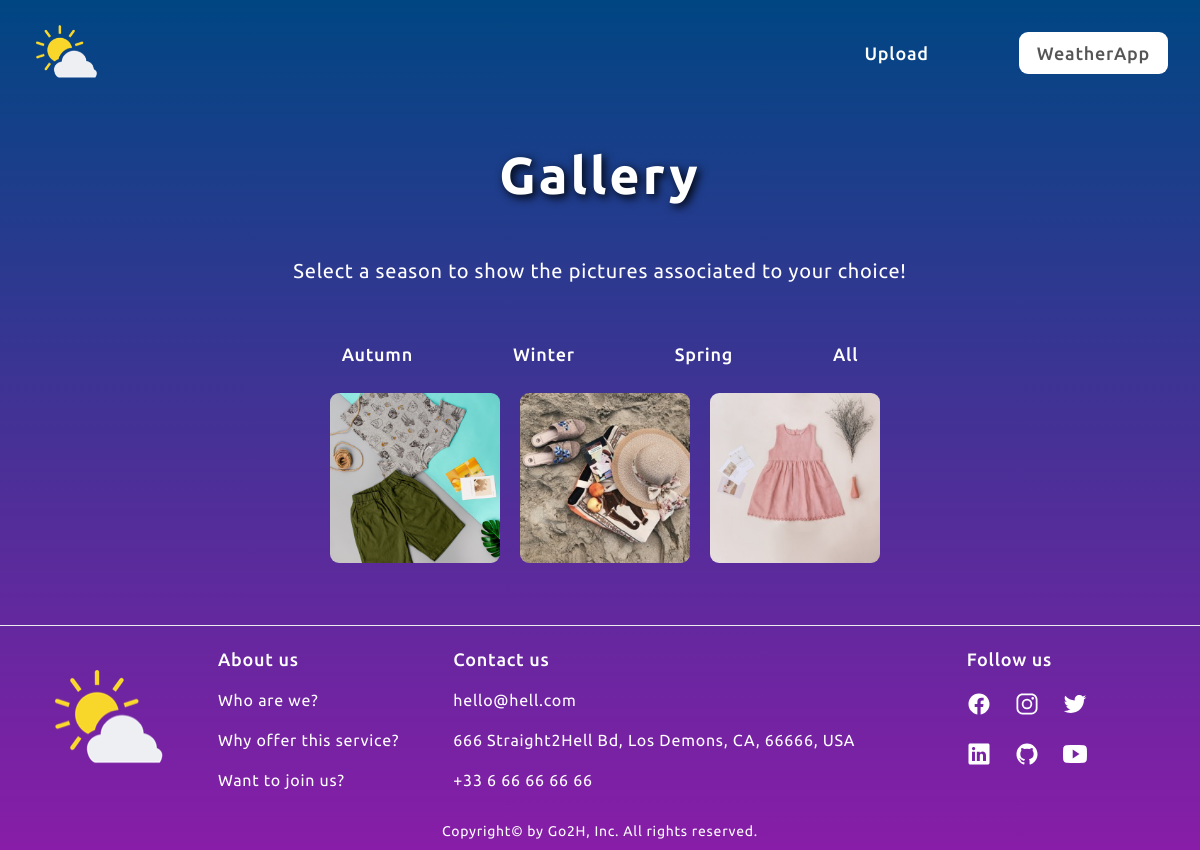
The page /1 on the database its author committed.
### tables this page shows
CREATE TABLE categories
                            (id INTEGER PRIMARY KEY AUTOINCREMENT,
                            name VARCHAR(200) NOT NULL);

CREATE TABLE pictures (id INTEGER PRIMARY KEY AUTOINCREMENT,
                name VARCHAR(200) NOT NULL,
                title VARCHAR(20) NOT NULL,
                description VARCHAR(70) NOT NULL,
                path VARCHAR(100) NOT NULL,
                date DATE NOT NULL,
                category_id INTEGER,
                    CONSTRAINT fk_categories
                    FOREIGN KEY (category_id)
                    REFERENCES categories(category_id));

### app.py (the view)
@app.route('/<int:cat_id>')
def show_cat_files(cat_id):
    liste_cat_id = f_get_cat_name_id()
    del liste_cat_id[cat_id-1]
    db = f_get_db()
    cursor_pictures = db.execute("SELECT description, path\
        FROM pictures WHERE category_id = (?)", [cat_id])
    liste_desc_path = cursor_pictures.fetchall()
    return render_template("showgallerycat.html",
                           all_pictures=liste_desc_path,
                           all_cats=liste_cat_id)

### app.py (called while the page is built)
def f_get_db():
    db = getattr(g, '_database', None)
    if db is None:
        db = g._database = sqlite3.connect(DATABASE)
    return db

def f_get_cat_name_id():
    db = f_get_db()
    cursor_cat_id = db.execute("SELECT id, name FROM categories")
    liste_cats_id = []
    for elem in cursor_cat_id:
        liste_cats_id.append([elem[0], elem[1]])
    return liste_cats_id

### templates/showgallerycat.html (shortened to what this page needs)
{% extends "layout.html" %}
{% block styles %}
<link rel="stylesheet" href="{{ url_for('static', filename='css/showgallery.css') }}" />
{% endblock %}
{% block header %}
<ul class="main-nav-list">
  <li>
    <a href="/uploads" class="main-nav-link" title="Straight to uploads page"
      >Upload</a
    >
  </li>
  <li>
    <a
      href="/#top-weather-app"
      class="main-nav-link nav-weather-app"
      title="Back to WeatherApp"
      >WeatherApp</a
    >
  </li>
</ul>
{% endblock %}
{% block main %}
<h2 class="title-gallery heading-primary">Gallery</h2>
<p class="hero-description">Select a season to show the pictures associated to your choice!</p>
<div class="gallery-content">
  <ul class="main-nav-list">
    {% for category in all_cats %}
    <li>
      <a href="/{{ category[0] }}" class="main-nav-link">{{ category[1] }}</a>
    </li>
    {% endfor %}
    <li>
      <a href="/showgallery" class="main-nav-link">All</a>
    </li>
  </ul>
  <div class="gallery-content">
    <figure class="img-container">
      {% for picture in all_pictures %}
        <img
          class="gallery-img"
          src="{{ config['UPLOAD_FOLDER'] }}/{{ picture[1] }}"
          alt="{{ picture[0] }}"
          width="170"
          height="170"
        />
      {% endfor %}
    </figure>
  </div>
</div>
{% endblock %}

### static/css/general.css (style rules this page uses)
* { margin: 0; padding: 0; box-sizing: border-box; }
html { font-size: 62.5%; overflow-x: hidden; }
body { line-height: 1; letter-spacing: 0.75px; color: white; font-family: "Ubuntu", sans-serif; background: linear-gradient(to bottom, #004683, #881da8); transition: all 0.3s; overflow-x: hidden; }
.layout { display: grid; grid: "header" auto "main" 1fr "footer" auto / 1fr; gap: 1.8rem; }
.heading-primary, .heading-secondary, .heading-tertiary { font-weight: 700; }
.heading-primary { text-align: center; font-size: 5.2rem; line-height: 1.05; padding: 3.2rem 0 5.2rem 0; }
img { width: 100%; height: auto; }

### static/css/styles.css (style rules this page uses)
.main-nav-list { list-style: none; display: flex; align-items: center; gap: 12rem; }
.main-nav-list:first-child { margin-left: 1.8rem; }
.main-nav-link:link, .main-nav-link:visited { display: inline-block; padding: 1rem; text-decoration: none; color: inherit; font-weight: 500; font-size: 2.4rem; transition: all 0.3s; }
.main-nav-link.nav-weather-app:link, .main-nav-link.nav-weather-app:visited { padding: 1.2rem 1.8rem; border-radius: 9px; background-color: #fff; color: #555; }
.hero-description { font-size: 2rem; line-height: 1.6; margin-bottom: 4.8rem; }
.gallery-img { width: 17rem; height: auto; border-radius: 9px; object-fit: cover; display: block; max-width: 100%; }

### static/css/queries.css (style rules this page uses)
@media (max-width: 81em) { .main-nav-list { gap: 8rem; } }
@media (max-width: 81em) { .main-nav-link:link, .main-nav-link:visited { font-size: 1.8rem; } }

### static/css/showgallery.css (style rules this page uses)
.title-gallery { text-align: center; text-shadow: 0.3rem 0.3rem 1rem black; letter-spacing: 0.3rem; }
.img-container { display: flex; flex-direction: row; flex-wrap: wrap; justify-content: center; overflow: hidden; padding: 2rem; gap: 1rem; }
.gallery-img { height: 17rem; width: 17rem; border-radius: 9px; object-fit: cover; display: block; max-width: 100%; }
.gallery-content ul.main-nav-list { justify-content: center; margin-left: 0; }

### rows shown on the page
categories: name "Autumn"
categories: name "Winter"
categories: name "Spring"
pictures: path (picture)
pictures: path (picture)
pictures: path (picture)
